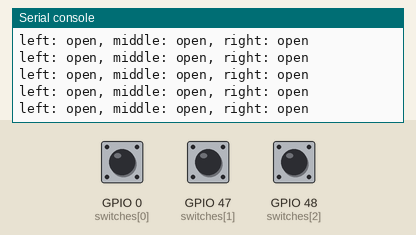
Simulated run of this program. Board: ESP32 board running MicroPython. Shown: the last lines printed to the serial console. The inputs (shaded band) are chosen by the test bench; at power-on: GPIO 0 (switches[0]) HIGH, GPIO 47 (switches[1]) HIGH, GPIO 48 (switches[2]) HIGH.

Above: at 1.2 s.
1.3 s: GPIO 0 (switches[0]) pulled LOW for 0.15 s
At 1.31 s:
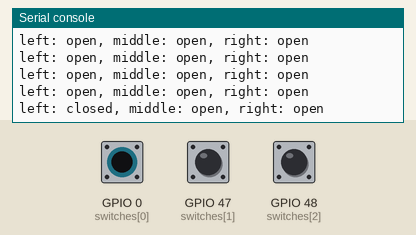
2.9 s: GPIO 47 (switches[1]) pulled LOW for 0.15 s
At 2.92 s:
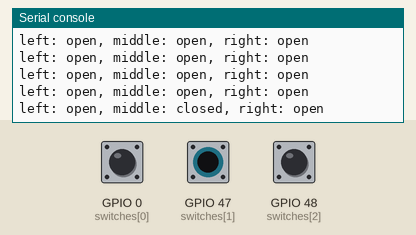
4.5 s: GPIO 48 (switches[2]) pulled LOW for 0.15 s
At 4.53 s:
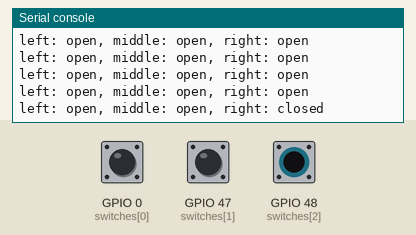
6.1 s: GPIO 0 (switches[0]) driven LOW and GPIO 47 (switches[1]) driven LOW
At 6.14 s:
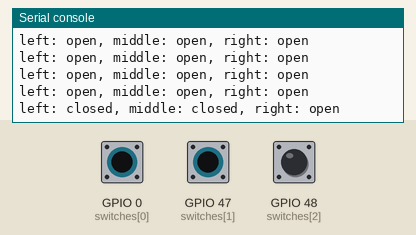
7.6 s: GPIO 48 (switches[2]) pulled LOW for 1 s
At 7.64 s:
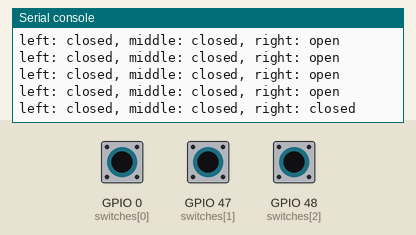
10.1 s: GPIO 47 (switches[1]) driven HIGH and GPIO 48 (switches[2]) driven LOW
At 10.16 s:
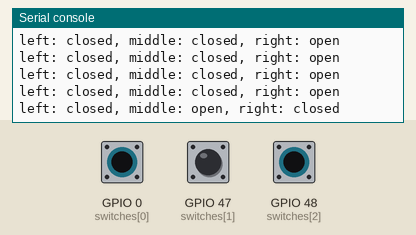

The program:

pb_state.py
```python
# (licence header left out)
import sys
try:
    from hw_esp32s3_mini_pro import *
except:
    print("Please make sure hw_esp32s3_mini_pro.py has been uploaded to /lib")
    sys.exit()

from time import sleep_ms
from machine import Pin,Signal
switches = [Pin(USER_SWITCH_0, Pin.IN, Pin.PULL_UP),
            Pin(USER_SWITCH_47, Pin.IN, Pin.PULL_UP),
            Pin(USER_SWITCH_48, Pin.IN, Pin.PULL_UP)]

switch_status = [""]*3
print("Status of the 3 user switches:")
while True:
    for sw in range(3):
        if switches[sw].value():
            switch_status[sw] = "open"
        else:
            switch_status[sw] = "closed"
    print("left: {:s}, middle: {:s}, right: {:s}".format(
        switch_status[0],switch_status[1],switch_status[2]))
    sleep_ms(100)
```

hw_esp32s3_mini_pro.py
```python
# (licence header left out)
from micropython import const

# neopixel
NEOPIXEL          = const(8)
NEOPIXEL_PWR      = const(7)
NO_OF_NEOPIXELS   = const(1)
INTENSITY         = const(0x1f)
GRB               = True

# infrared LED
IR                = const(9)

# user switches
USER_SWITCH_0     = const(0)
USER_SWITCH_47    = const(47)
USER_SWITCH_48    = const(48)

# I2C
SCL               = const(11)
SDA               = const(12)

# SPI
SPI_MOSI          = const(38)
SPI_MISO          = const(39)
SPI_CLK           = const(40)

# TFT
TFT_BL            = const(33)
TFT_DC            = const(36)
TFT_CS            = const(35)
TFT_RST           = const(34)

# microphone
MIC_WS            = const(26)
MIC_SCK           = const(22)
MIC_SD            = const(21)

MATRIX            = const(16)
NO_OF_MATRIX_LEDS = const(64)
```

Measured:
- after the input at 1.3 s, the serial console: prints a new line at once (image 1)
- after the input at 2.9 s, the serial console: prints a new line at once (image 2)
- after the input at 4.5 s, the serial console: prints a new line at once (image 3)
- after the input at 6.1 s, the serial console: prints a new line at once (image 4)
- after the input at 7.6 s, the serial console: prints a new line at once (image 5)
- after the input at 10.1 s, the serial console: prints a new line after 0.05 s (image 6)
